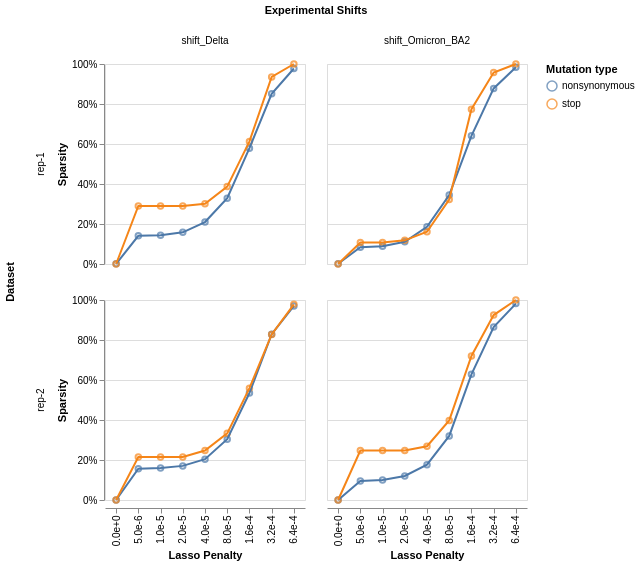

This figure's notebook cell:
### Code cell
chart, sparsity_df = model_collection_linear.shift_sparsity(return_data=True, height_scalar=100) # TODO raise issue to fix height scalar
print(sparsity_df.head())
chart

### Figure 1 — Vega-Lite specification as saved in the notebook (floating-point values rounded to 4 significant figures)
{"config": {"view": {"continuousWidth": 300, "continuousHeight": 300}}, "data": {"name": "data-e180bcbdf5e8bb364380dca4d6f89533"}, "facet": {"column": {"field": "mut_param", "title": "Experimental Shifts", "type": "nominal"}, "row": {"field": "dataset_name", "title": "Dataset", "type": "nominal"}}, "spec": {"layer": [{"mark": {"type": "point"}, "encoding": {"color": {"field": "mut_type", "title": "Mutation type", "type": "nominal"}, "tooltip": [{"field": "scale_coeff_lasso_shift", "type": "quantitative"}, {"field": "sparsity", "type": "quantitative"}, {"field": "mut_type", "type": "nominal"}], "x": {"axis": {"format": ".1e"}, "field": "scale_coeff_lasso_shift", "title": "Lasso Penalty", "type": "nominal"}, "y": {"axis": {"format": "%"}, "field": "sparsity", "title": "Sparsity", "type": "quantitative"}}}, {"mark": {"type": "line"}, "encoding": {"color": {"field": "mut_type", "title": "Mutation type", "type": "nominal"}, "tooltip": [{"field": "scale_coeff_lasso_shift", "type": "quantitative"}, {"field": "sparsity", "type": "quantitative"}, {"field": "mut_type", "type": "nominal"}], "x": {"axis": {"format": ".1e"}, "field": "scale_coeff_lasso_shift", "title": "Lasso Penalty", "type": "nominal"}, "y": {"axis": {"format": "%"}, "field": "sparsity", "title": "Sparsity", "type": "quantitative"}}}], "height": 200, "width": 200}, "$schema": "https://vega.github.io/schema/vega-lite/v5.15.1.json", "datasets": {"data-e180bcbdf5e8bb364380dca4d6f89533": [{"dataset_name": "rep-1", "scale_coeff_lasso_shift": 0.0, "mut_type": "nonsynonymous", "mut_param": "shift_Delta", "sparsity": 0.001015}, {"dataset_name": "rep-1", "scale_coeff_lasso_shift": 0.0, "mut_type": "stop", "mut_param": "shift_Delta", "sparsity": 0.0}, {"dataset_name": "rep-1", "scale_coeff_lasso_shift": 5e-06, "mut_type": "nonsynonymous", "mut_param": "shift_Delta", "sparsity": 0.1407}, {"dataset_name": "rep-1", "scale_coeff_lasso_shift": 5e-06, "mut_type": "stop", "mut_param": "shift_Delta", "sparsity": 0.2903}, {"dataset_name": "rep-1", "scale_coeff_lasso_shift": 1e-05, "mut_type": "nonsynonymous", "mut_param": "shift_Delta", "sparsity": 0.1436}, {"dataset_name": "rep-1", "scale_coeff_lasso_shift": 1e-05, "mut_type": "stop", "mut_param": "shift_Delta", "sparsity": 0.2903}, {"dataset_name": "rep-1", "scale_coeff_lasso_shift": 2e-05, "mut_type": "nonsynonymous", "mut_param": "shift_Delta", "sparsity": 0.1586}, {"dataset_name": "rep-1", "scale_coeff_lasso_shift": 2e-05, "mut_type": "stop", "mut_param": "shift_Delta", "sparsity": 0.2903}, {"dataset_name": "rep-1", "scale_coeff_lasso_shift": 4e-05, "mut_type": "nonsynonymous", "mut_param": "shift_Delta", "sparsity": 0.2097}, {"dataset_name": "rep-1", "scale_coeff_lasso_shift": 4e-05, "mut_type": "stop", "mut_param": "shift_Delta", "sparsity": 0.3011}, {"dataset_name": "rep-1", "scale_coeff_lasso_shift": 8e-05, "mut_type": "nonsynonymous", "mut_param": "shift_Delta", "sparsity": 0.3287}, {"dataset_name": "rep-1", "scale_coeff_lasso_shift": 8e-05, "mut_type": "stop", "mut_param": "shift_Delta", "sparsity": 0.3871}, {"dataset_name": "rep-1", "scale_coeff_lasso_shift": 0.00016, "mut_type": "nonsynonymous", "mut_param": "shift_Delta", "sparsity": 0.5791}, {"dataset_name": "rep-1", "scale_coeff_lasso_shift": 0.00016, "mut_type": "stop", "mut_param": "shift_Delta", "sparsity": 0.6129}, {"dataset_name": "rep-1", "scale_coeff_lasso_shift": 0.00032, "mut_type": "nonsynonymous", "mut_param": "shift_Delta", "sparsity": 0.851}, {"dataset_name": "rep-1", "scale_coeff_lasso_shift": 0.00032, "mut_type": "stop", "mut_param": "shift_Delta", "sparsity": 0.9355}, {"dataset_name": "rep-1", "scale_coeff_lasso_shift": 0.00064, "mut_type": "nonsynonymous", "mut_param": "shift_Delta", "sparsity": 0.9777}, {"dataset_name": "rep-1", "scale_coeff_lasso_shift": 0.00064, "mut_type": "stop", "mut_param": "shift_Delta", "sparsity": 1.0}, {"dataset_name": "rep-2", "scale_coeff_lasso_shift": 0.0, "mut_type": "nonsynonymous", "mut_param": "shift_Delta", "sparsity": 0.000203}, {"dataset_name": "rep-2", "scale_coeff_lasso_shift": 0.0, "mut_type": "stop", "mut_param": "shift_Delta", "sparsity": 0.0}, {"dataset_name": "rep-2", "scale_coeff_lasso_shift": 5e-06, "mut_type": "nonsynonymous", "mut_param": "shift_Delta", "sparsity": 0.1568}, {"dataset_name": "rep-2", "scale_coeff_lasso_shift": 5e-06, "mut_type": "stop", "mut_param": "shift_Delta", "sparsity": 0.2151}, {"dataset_name": "rep-2", "scale_coeff_lasso_shift": 1e-05, "mut_type": "nonsynonymous", "mut_param": "shift_Delta", "sparsity": 0.1598}, {"dataset_name": "rep-2", "scale_coeff_lasso_shift": 1e-05, "mut_type": "stop", "mut_param": "shift_Delta", "sparsity": 0.2151}, {"dataset_name": "rep-2", "scale_coeff_lasso_shift": 2e-05, "mut_type": "nonsynonymous", "mut_param": "shift_Delta", "sparsity": 0.1706}, {"dataset_name": "rep-2", "scale_coeff_lasso_shift": 2e-05, "mut_type": "stop", "mut_param": "shift_Delta", "sparsity": 0.2151}, {"dataset_name": "rep-2", "scale_coeff_lasso_shift": 4e-05, "mut_type": "nonsynonymous", "mut_param": "shift_Delta", "sparsity": 0.2041}, {"dataset_name": "rep-2", "scale_coeff_lasso_shift": 4e-05, "mut_type": "stop", "mut_param": "shift_Delta", "sparsity": 0.2473}, {"dataset_name": "rep-2", "scale_coeff_lasso_shift": 8e-05, "mut_type": "nonsynonymous", "mut_param": "shift_Delta", "sparsity": 0.3038}, {"dataset_name": "rep-2", "scale_coeff_lasso_shift": 8e-05, "mut_type": "stop", "mut_param": "shift_Delta", "sparsity": 0.3333}, {"dataset_name": "rep-2", "scale_coeff_lasso_shift": 0.00016, "mut_type": "nonsynonymous", "mut_param": "shift_Delta", "sparsity": 0.5348}, {"dataset_name": "rep-2", "scale_coeff_lasso_shift": 0.00016, "mut_type": "stop", "mut_param": "shift_Delta", "sparsity": 0.5591}, {"dataset_name": "rep-2", "scale_coeff_lasso_shift": 0.00032, "mut_type": "nonsynonymous", "mut_param": "shift_Delta", "sparsity": 0.829}, {"dataset_name": "rep-2", "scale_coeff_lasso_shift": 0.00032, "mut_type": "stop", "mut_param": "shift_Delta", "sparsity": 0.828}, {"dataset_name": "rep-2", "scale_coeff_lasso_shift": 0.00064, "mut_type": "nonsynonymous", "mut_param": "shift_Delta", "sparsity": 0.9706}, {"dataset_name": "rep-2", "scale_coeff_lasso_shift": 0.00064, "mut_type": "stop", "mut_param": "shift_Delta", "sparsity": 0.9785}, {"dataset_name": "rep-1", "scale_coeff_lasso_shift": 0.0, "mut_type": "nonsynonymous", "mut_param": "shift_Omicron_BA2", "sparsity": 0.001015}, {"dataset_name": "rep-1", "scale_coeff_lasso_shift": 0.0, "mut_type": "stop", "mut_param": "shift_Omicron_BA2", "sparsity": 0.0}, {"dataset_name": "rep-1", "scale_coeff_lasso_shift": 5e-06, "mut_type": "nonsynonymous", "mut_param": "shift_Omicron_BA2", "sparsity": 0.08406}, {"dataset_name": "rep-1", "scale_coeff_lasso_shift": 5e-06, "mut_type": "stop", "mut_param": "shift_Omicron_BA2", "sparsity": 0.1075}, {"dataset_name": "rep-1", "scale_coeff_lasso_shift": 1e-05, "mut_type": "nonsynonymous", "mut_param": "shift_Omicron_BA2", "sparsity": 0.08914}, {"dataset_name": "rep-1", "scale_coeff_lasso_shift": 1e-05, "mut_type": "stop", "mut_param": "shift_Omicron_BA2", "sparsity": 0.1075}, {"dataset_name": "rep-1", "scale_coeff_lasso_shift": 2e-05, "mut_type": "nonsynonymous", "mut_param": "shift_Omicron_BA2", "sparsity": 0.1109}, {"dataset_name": "rep-1", "scale_coeff_lasso_shift": 2e-05, "mut_type": "stop", "mut_param": "shift_Omicron_BA2", "sparsity": 0.1183}, {"dataset_name": "rep-1", "scale_coeff_lasso_shift": 4e-05, "mut_type": "nonsynonymous", "mut_param": "shift_Omicron_BA2", "sparsity": 0.1864}, {"dataset_name": "rep-1", "scale_coeff_lasso_shift": 4e-05, "mut_type": "stop", "mut_param": "shift_Omicron_BA2", "sparsity": 0.1613}, {"dataset_name": "rep-1", "scale_coeff_lasso_shift": 8e-05, "mut_type": "nonsynonymous", "mut_param": "shift_Omicron_BA2", "sparsity": 0.3446}, {"dataset_name": "rep-1", "scale_coeff_lasso_shift": 8e-05, "mut_type": "stop", "mut_param": "shift_Omicron_BA2", "sparsity": 0.3226}, {"dataset_name": "rep-1", "scale_coeff_lasso_shift": 0.00016, "mut_type": "nonsynonymous", "mut_param": "shift_Omicron_BA2", "sparsity": 0.641}, {"dataset_name": "rep-1", "scale_coeff_lasso_shift": 0.00016, "mut_type": "stop", "mut_param": "shift_Omicron_BA2", "sparsity": 0.7742}, {"dataset_name": "rep-1", "scale_coeff_lasso_shift": 0.00032, "mut_type": "nonsynonymous", "mut_param": "shift_Omicron_BA2", "sparsity": 0.878}, {"dataset_name": "rep-1", "scale_coeff_lasso_shift": 0.00032, "mut_type": "stop", "mut_param": "shift_Omicron_BA2", "sparsity": 0.957}, {"dataset_name": "rep-1", "scale_coeff_lasso_shift": 0.00064, "mut_type": "nonsynonymous", "mut_param": "shift_Omicron_BA2", "sparsity": 0.9836}, {"dataset_name": "rep-1", "scale_coeff_lasso_shift": 0.00064, "mut_type": "stop", "mut_param": "shift_Omicron_BA2", "sparsity": 1.0}, {"dataset_name": "rep-2", "scale_coeff_lasso_shift": 0.0, "mut_type": "nonsynonymous", "mut_param": "shift_Omicron_BA2", "sparsity": 0.000203}, {"dataset_name": "rep-2", "scale_coeff_lasso_shift": 0.0, "mut_type": "stop", "mut_param": "shift_Omicron_BA2", "sparsity": 0.0}, {"dataset_name": "rep-2", "scale_coeff_lasso_shift": 5e-06, "mut_type": "nonsynonymous", "mut_param": "shift_Omicron_BA2", "sparsity": 0.09482}, {"dataset_name": "rep-2", "scale_coeff_lasso_shift": 5e-06, "mut_type": "stop", "mut_param": "shift_Omicron_BA2", "sparsity": 0.2473}, {"dataset_name": "rep-2", "scale_coeff_lasso_shift": 1e-05, "mut_type": "nonsynonymous", "mut_param": "shift_Omicron_BA2", "sparsity": 0.0999}, {"dataset_name": "rep-2", "scale_coeff_lasso_shift": 1e-05, "mut_type": "stop", "mut_param": "shift_Omicron_BA2", "sparsity": 0.2473}, {"dataset_name": "rep-2", "scale_coeff_lasso_shift": 2e-05, "mut_type": "nonsynonymous", "mut_param": "shift_Omicron_BA2", "sparsity": 0.1202}, {"dataset_name": "rep-2", "scale_coeff_lasso_shift": 2e-05, "mut_type": "stop", "mut_param": "shift_Omicron_BA2", "sparsity": 0.2473}, {"dataset_name": "rep-2", "scale_coeff_lasso_shift": 4e-05, "mut_type": "nonsynonymous", "mut_param": "shift_Omicron_BA2", "sparsity": 0.1764}, {"dataset_name": "rep-2", "scale_coeff_lasso_shift": 4e-05, "mut_type": "stop", "mut_param": "shift_Omicron_BA2", "sparsity": 0.2688}, {"dataset_name": "rep-2", "scale_coeff_lasso_shift": 8e-05, "mut_type": "nonsynonymous", "mut_param": "shift_Omicron_BA2", "sparsity": 0.3204}, {"dataset_name": "rep-2", "scale_coeff_lasso_shift": 8e-05, "mut_type": "stop", "mut_param": "shift_Omicron_BA2", "sparsity": 0.3978}, {"dataset_name": "rep-2", "scale_coeff_lasso_shift": 0.00016, "mut_type": "nonsynonymous", "mut_param": "shift_Omicron_BA2", "sparsity": 0.6282}, {"dataset_name": "rep-2", "scale_coeff_lasso_shift": 0.00016, "mut_type": "stop", "mut_param": "shift_Omicron_BA2", "sparsity": 0.7204}, {"dataset_name": "rep-2", "scale_coeff_lasso_shift": 0.00032, "mut_type": "nonsynonymous", "mut_param": "shift_Omicron_BA2", "sparsity": 0.865}, {"dataset_name": "rep-2", "scale_coeff_lasso_shift": 0.00032, "mut_type": "stop", "mut_param": "shift_Omicron_BA2", "sparsity": 0.9247}, {"dataset_name": "rep-2", "scale_coeff_lasso_shift": 0.00064, "mut_type": "nonsynonymous", "mut_param": "shift_Omicron_BA2", "sparsity": 0.9821}, {"dataset_name": "rep-2", "scale_coeff_lasso_shift": 0.00064, "mut_type": "stop", "mut_param": "shift_Omicron_BA2", "sparsity": 1.0}]}}
